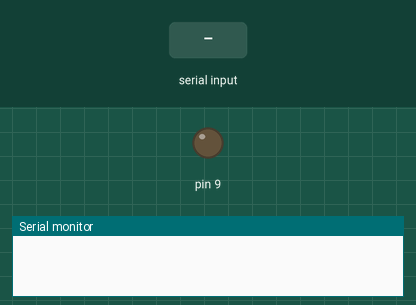
This sketch was run on a simulated Arduino Uno, built with avr-gcc and run on an emulated ATmega328P. On the bench: output pins drawn as LEDs (lit = HIGH), the last lines printed to the serial monitor. The inputs (shaded band) are chosen by the test bench.

Above: at 1.2 s.
1.3 s: "a" received over Serial
At 1.7 s:
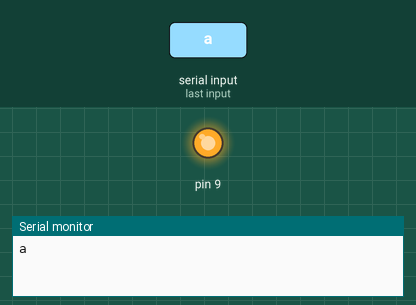
2.8 s: "b" received over Serial
At 4.0 s:
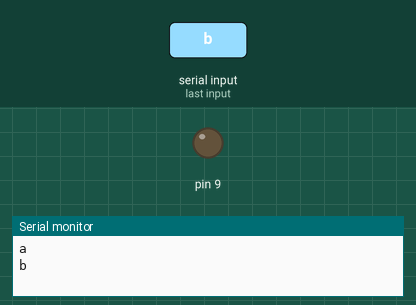
Timing chart, 0 to 5.8 s (numbered marks = the images above; inputs shaded):
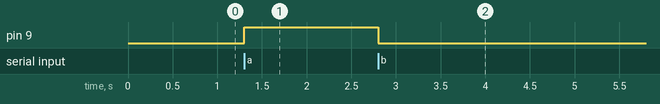

The sketch:

bluetooth_testing.ino
```cpp
char junk;
String inputString="";

void setup()                    // run once, when the sketch starts
{
 Serial.begin(9600);            // set the baud rate to 9600, same should be of your Serial Monitor
 pinMode(9, OUTPUT);
}

void loop()
{
  if(Serial.available()){
  while(Serial.available())
    {
      char inChar = (char)Serial.read(); //read the input
      inputString += inChar;        //make a string of the characters coming on serial
    }
    Serial.println(inputString);
    while (Serial.available() > 0)
    { junk = Serial.read() ; }      // clear the serial buffer
    if(inputString == "a"){         //in case of 'a' turn the LED on
      digitalWrite(9, HIGH);
    }else if(inputString == "b"){   //incase of 'b' turn the LED off
      digitalWrite(9, LOW);
    }
    inputString = "";
  }
}
```

Measured:
- after the input at 1.3 s, pin 9: LOW → HIGH at once
- after the input at 2.8 s, pin 9: HIGH → LOW at once
